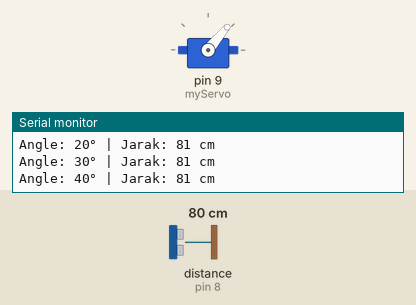
Bench run of a sketch on a simulated Arduino Uno, built with avr-gcc and run on an emulated ATmega328P. Parts: servo, the last lines printed to the serial monitor. Inputs (shaded band) come from the test bench; at power-on: distance to the obstacle (sensor on pin 8) 80 cm. The echo pulse lasts 58.3 µs per cm.

Above: at 1.7 s.
1.8 s: distance to the obstacle (sensor on pin 8) set to 35 cm
At 4.37 s:
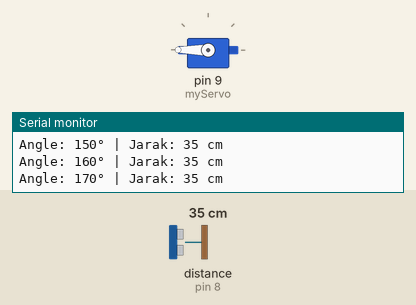
4.8 s: distance to the obstacle (sensor on pin 8) set to 195 cm
At 4.88 s:
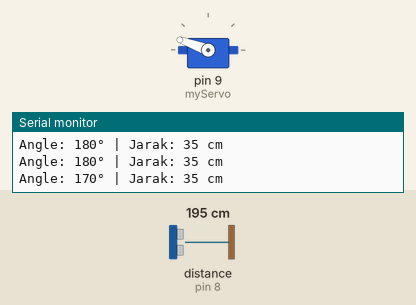
7.8 s: distance to the obstacle (sensor on pin 8) set to 203 cm
At 8.9 s:
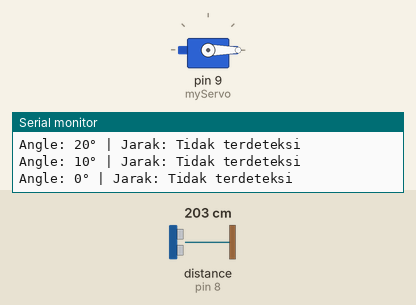
Timing chart, 0 to 16.8 s (numbered marks = the images above; inputs shaded):
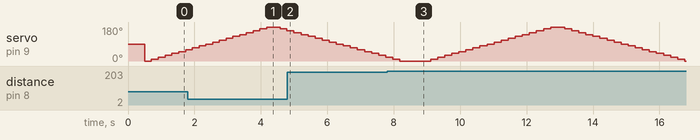

The sketch:

Scan_Jarak_Servo+Ultrasonic.ino
```cpp
#include <Servo.h>
#include <NewPing.h>

// === Konfigurasi ===
#define TRIG_PIN 4
#define ECHO_PIN 8
#define MAX_DISTANCE 200  // cm, batas jarak maksimum

NewPing sonar(TRIG_PIN, ECHO_PIN, MAX_DISTANCE);
Servo myServo;

void setup() {
  Serial.begin(9600);
  myServo.attach(9);  // Servo pada pin 9
  myServo.write(90);  // Posisi tengah
  delay(500);
}

void loop() {
  // Scan dari kiri ke kanan
  for (int angle = 0; angle <= 180; angle += 10) {
    myServo.write(angle);
    delay(200);  // Biarkan servo stabil

    int distance = sonar.ping_cm();
    Serial.print("Angle: ");
    Serial.print(angle);
    Serial.print("° | Jarak: ");
    if (distance > 0) {
      Serial.print(distance);
      Serial.println(" cm");
    } else {
      Serial.println("Tidak terdeteksi");
    }
  }

  // Scan balik dari kanan ke kiri
  for (int angle = 180; angle >= 0; angle -= 10) {
    myServo.write(angle);
    delay(200);

    int distance = sonar.ping_cm();
    Serial.print("Angle: ");
    Serial.print(angle);
    Serial.print("° | Jarak: ");
    if (distance > 0) {
      Serial.print(distance);
      Serial.println(" cm");
    } else {
      Serial.println("Tidak terdeteksi");
    }
  }

  delay(500);
}
```

Measured:
- the behaviour switches between 200 and 201 cm on distance to the obstacle (sensor on pin 8) (found by bisection; images 2 and 3)
